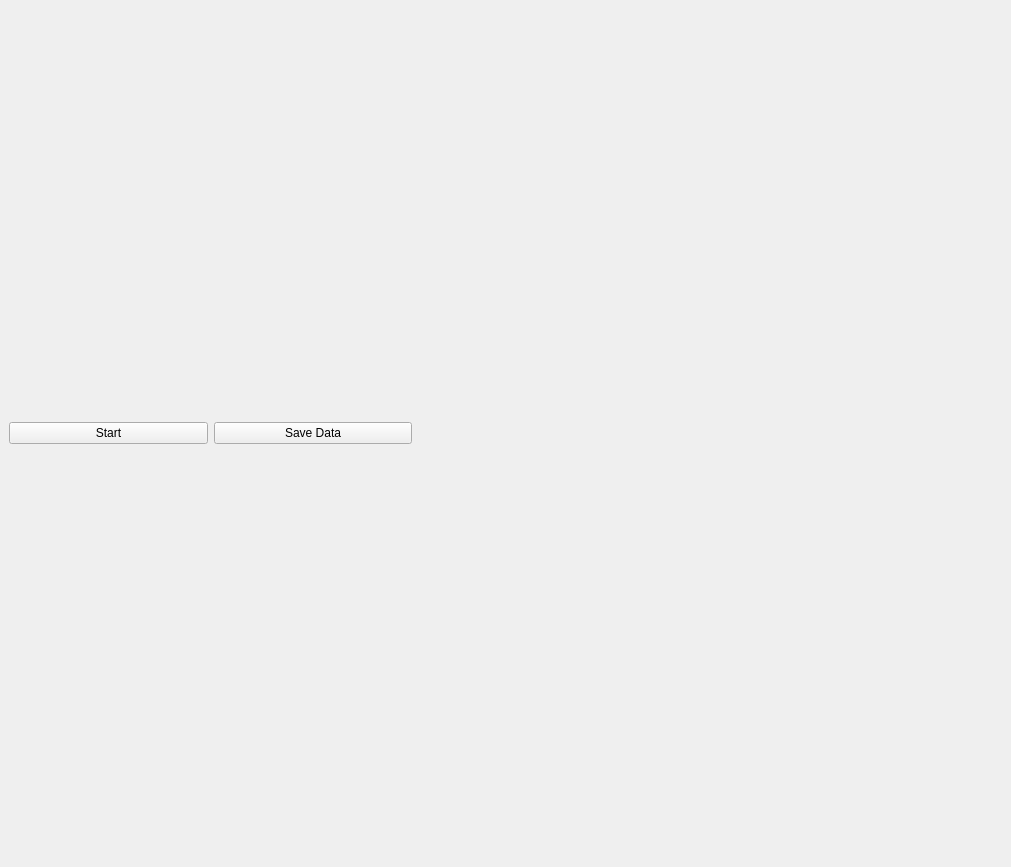
<?xml version="1.0" encoding="UTF-8"?>
<ui version="4.0">
 <class>window</class>
 <widget class="QWidget" name="window">
  <property name="geometry">
   <rect>
    <x>0</x>
    <y>0</y>
    <width>1011</width>
    <height>867</height>
   </rect>
  </property>
  <property name="windowTitle">
   <string>Form</string>
  </property>
  <widget class="QWidget" name="verticalLayoutWidget_2">
   <property name="geometry">
    <rect>
     <x>9</x>
     <y>9</y>
     <width>403</width>
     <height>849</height>
    </rect>
   </property>
   <layout class="QVBoxLayout" name="verticalLayout_3">
    <item>
     <layout class="QHBoxLayout" name="horizontalLayout_2">
      <item>
       <layout class="QVBoxLayout" name="verticalLayout_5">
        <item>
         <widget class="QPushButton" name="start_stop_button">
          <property name="text">
           <string>Start</string>
          </property>
         </widget>
        </item>
       </layout>
      </item>
      <item>
       <layout class="QVBoxLayout" name="verticalLayout_2">
        <item>
         <widget class="QPushButton" name="save_button">
          <property name="text">
           <string>Save Data</string>
          </property>
         </widget>
        </item>
       </layout>
      </item>
      <item>
       <layout class="QVBoxLayout" name="verticalLayout_6"/>
      </item>
      <item>
       <layout class="QVBoxLayout" name="verticalLayout_7"/>
      </item>
     </layout>
    </item>
    <item>
     <layout class="QGridLayout" name="plot_layout"/>
    </item>
    <item>
     <layout class="QGridLayout" name="toolbar_layout">
      <property name="rightMargin">
       <number>0</number>
      </property>
     </layout>
    </item>
   </layout>
  </widget>
 </widget>
 <resources/>
 <connections/>
</ui>
